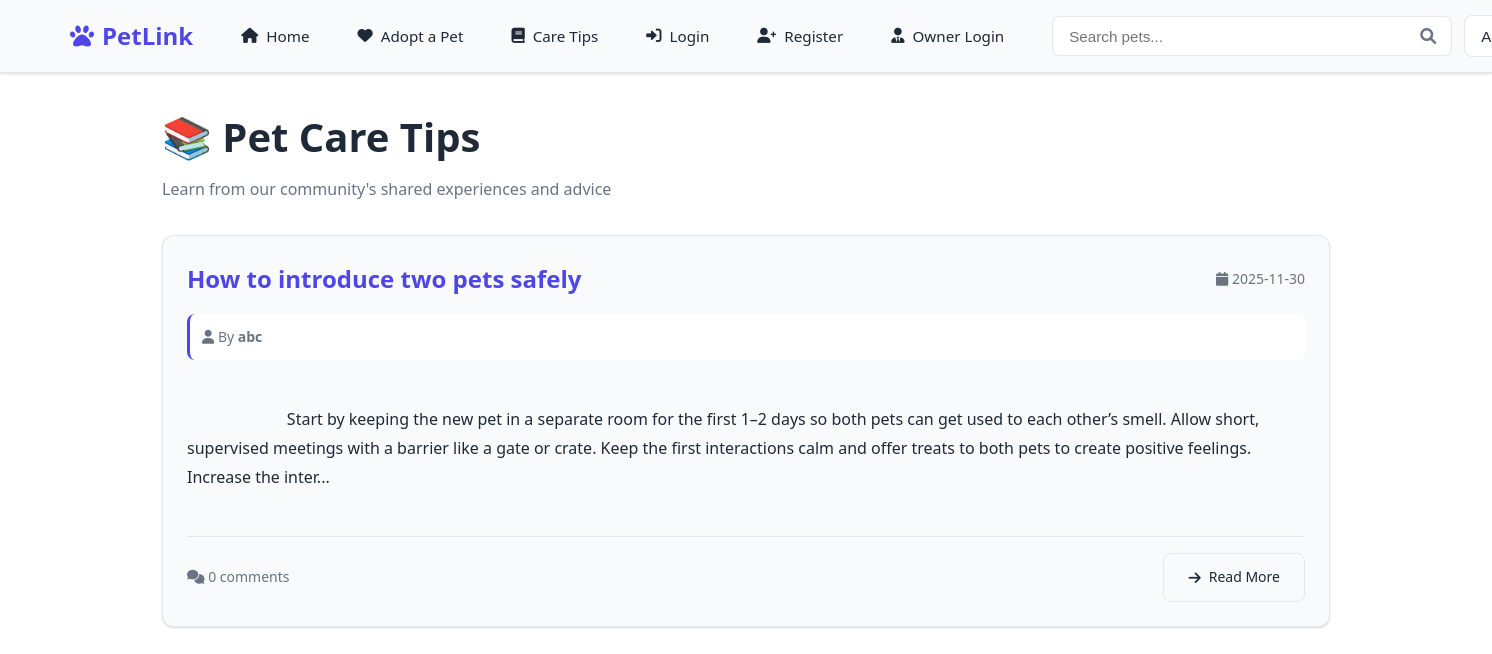
The app's page /care with its own data.
### tables this page shows
CREATE TABLE care_posts (
                id INTEGER PRIMARY KEY AUTOINCREMENT,
                user_id INTEGER,
                title TEXT NOT NULL,
                content TEXT NOT NULL,
                created_at TEXT DEFAULT CURRENT_TIMESTAMP,
                FOREIGN KEY(user_id) REFERENCES users(id)
            );

CREATE TABLE users (
                id INTEGER PRIMARY KEY AUTOINCREMENT,
                name TEXT NOT NULL,
                email TEXT UNIQUE NOT NULL,
                password TEXT NOT NULL,
                contact TEXT NOT NULL,
                address TEXT NOT NULL,
                created_at TIMESTAMP DEFAULT CURRENT_TIMESTAMP
            );

### Pet_Link-Demo/PetLink/app.py (the view)
@app.route('/care')
def care_list():
    try:
        conn = get_db_connection()
        posts = conn.execute('''
            SELECT cp.*, u.name as author_name,
                   (SELECT COUNT(*) FROM care_comments WHERE post_id = cp.id) as comment_count
            FROM care_posts cp
            JOIN users u ON cp.user_id = u.id
            ORDER BY cp.created_at DESC
        ''').fetchall()
        conn.close()
        return render_template('care_list.html', posts=posts)
    except Exception as e:
        flash(f'Error loading care tips: {e}', 'error')
        return redirect(url_for('home'))

### Pet_Link-Demo/PetLink/app.py (called while the page is built)
def get_db_connection():
    conn = sqlite3.connect('petlink.db')
    conn.row_factory = sqlite3.Row
    return conn

### Pet_Link-Demo/PetLink/templates/care_list.html (shortened to what this page needs)
{% extends "base.html" %}
{% block content %}
<div class="container">
    <div class="flex-between mb-8">
        <div>
            <h1 style="font-size: 2.5rem; margin-bottom: 0.5rem;">📚 Pet Care Tips</h1>
            <p class="text-muted">Learn from our community's shared experiences and advice</p>
        </div>
    </div>
    {% if posts %}
        <div class="grid grid-2">
            {% for post in posts %}
                <div class="card">
                    <div class="flex-between mb-4">
                        <a href="{{ url_for('care_detail', post_id=post.id) }}" style="text-decoration: none; color: inherit;">
                            <h2 style="margin: 0; font-size: 1.5rem; color: var(--primary-color); transition: color 0.3s ease;">{{ post.title }}</h2>
                        </a>
                        <span class="text-muted" style="font-size: 0.875rem;">
                            <i class="fas fa-calendar"></i>
                            {{ post.created_at.split(' ')[0] if post.created_at else 'N/A' }}
                        </span>
                    </div>
                    <div style="margin-bottom: 1rem; padding: 0.75rem; background-color: var(--bg-color); border-radius: 0.5rem; border-left: 3px solid var(--primary-color);">
                        <p style="margin: 0; color: var(--text-muted); font-size: 0.875rem;">
                            <i class="fas fa-user"></i>
                            By <strong>{{ post.author_name }}</strong>
                        </p>
                    </div>
                    <div style="color: var(--text-color); line-height: 1.8; white-space: pre-wrap; max-height: 200px; overflow: hidden; text-overflow: ellipsis; margin-bottom: 1rem;">
                        {{ post.content[:300] }}{% if post.content|length > 300 %}...{% endif %}
                    </div>
                    <div style="margin-top: 1rem; padding-top: 1rem; border-top: 1px solid var(--border-color); display: flex; justify-content: space-between; align-items: center;">
                        <span style="color: var(--text-muted); font-size: 0.875rem;">
                            <i class="fas fa-comments"></i>
                            {{ post.comment_count or 0 }} comment{{ 's' if (post.comment_count or 0) != 1 else '' }}
                        </span>
                        <a href="{{ url_for('care_detail', post_id=post.id) }}" class="btn btn-outline" style="text-decoration: none;" onclick="event.stopPropagation();">
                            <i class="fas fa-arrow-right"></i>
                            Read More
                        </a>
                    </div>
                </div>
            {% endfor %}
        </div>
    {% endif %}
</div>
{% endblock %}

### Pet_Link-Demo/PetLink/templates/base.html (style rules this page uses)
:root { --primary-color: #4f46e5; --primary-hover: #4338ca; --secondary-color: #10b981; --danger-color: #ef4444; --warning-color: #f59e0b; --bg-color: #ffffff; --surface-color: #f8fafc; --text-color: #1f2937; --text-muted: #6b7280; --border-color: #e5e7eb; --shadow: 0 1px 3px 0 rgba(0, 0, 0, 0.1), 0 1px 2px 0 rgba(0, 0, 0, 0.06); --shadow-lg: 0 10px 15px -3px rgba(0, 0, 0, 0.1), 0 4px 6px -2px rgba(0, 0, 0, 0.05); }
* { margin: 0; padding: 0; box-sizing: border-box; }
body { font-family: 'Segoe UI', Tahoma, Geneva, Verdana, sans-serif; background-color: var(--bg-color); color: var(--text-color); line-height: 1.6; transition: all 0.3s ease; }
.container { max-width: 1200px; margin: 0 auto; padding: 2rem 1rem; }
.card { background-color: var(--surface-color); border: 1px solid var(--border-color); border-radius: 0.75rem; padding: 1.5rem; box-shadow: var(--shadow); transition: all 0.3s ease; }
.btn { display: inline-flex; align-items: center; gap: 0.5rem; padding: 0.75rem 1.5rem; border: none; border-radius: 0.5rem; font-weight: 500; text-decoration: none; cursor: pointer; transition: all 0.3s ease; font-size: 0.875rem; }
.btn-outline { background-color: transparent; color: var(--text-color); border: 1px solid var(--border-color); }
.grid { display: grid; gap: 1.5rem; }
.grid-2 { grid-template-columns: repeat(auto-fit, minmax(300px, 1fr)); }
.text-muted { color: var(--text-muted); }
.mb-4 { margin-bottom: 1rem; }
.mb-8 { margin-bottom: 2rem; }
.flex-between { display: flex; justify-content: space-between; align-items: center; }

### records on screen
care_posts: title "How to introduce two pets safely", created_at "2025-11-30", author_name "abc", content "Start by keeping the new pet in a separate room for the first 1–2 days so both pets can get used to each other’s smell. Allow short, supervised meetings with a barrier like a gate or crate. Keep the first interactions calm and offer treats to both pets to create positive feelings. Increase the inter", comment_count "0", comment_count "s"
